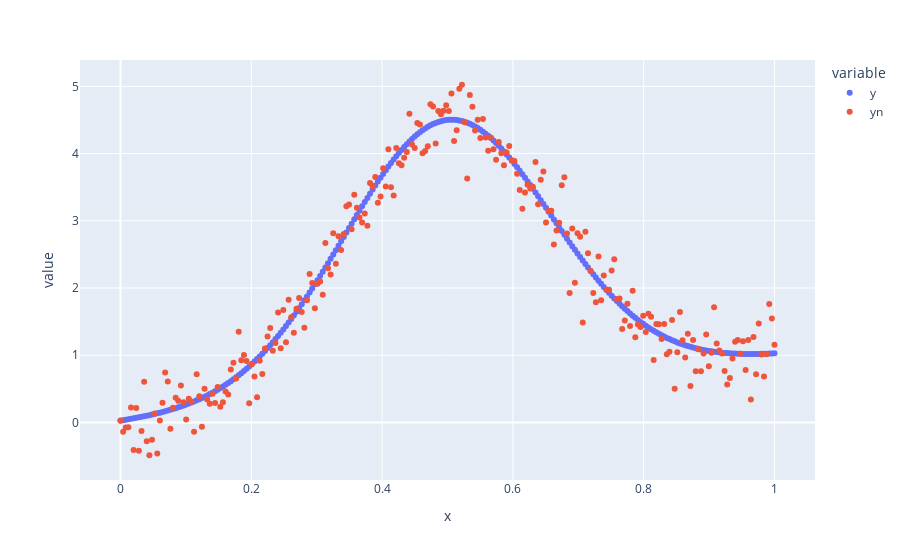

Write notebook code for a chart like this one.
### Code cell
px.scatter(df, x="x", y=["y", "yn"])

### Figure 1 — Plotly figure (JSON) as saved in the notebook; plotly's stock layout.template omitted (floating-point values rounded to 4 significant figures; data arrays with more than 128 entries replaced by an {"elided": "..."} marker saying what was removed)
{"data": [{"hovertemplate": "variable=y<br>x=%{x}<br>value=%{y}<extra></extra>", "legendgroup": "y", "marker": {"color": "#636efa", "symbol": "circle"}, "mode": "markers", "name": "y", "orientation": "v", "showlegend": true, "type": "scatter", "x": {"elided": "250 float values"}, "xaxis": "x", "y": {"elided": "250 float values"}, "yaxis": "y"}, {"hovertemplate": "variable=yn<br>x=%{x}<br>value=%{y}<extra></extra>", "legendgroup": "yn", "marker": {"color": "#EF553B", "symbol": "circle"}, "mode": "markers", "name": "yn", "orientation": "v", "showlegend": true, "type": "scatter", "x": {"elided": "250 float values"}, "xaxis": "x", "y": {"elided": "250 float values"}, "yaxis": "y"}], "layout": {"autosize": true, "legend": {"title": {"text": "variable"}, "tracegroupgap": 0}, "margin": {"t": 60}, "xaxis": {"anchor": "y", "autorange": true, "domain": [0, 1], "range": [-0.05876, 1.059], "title": {"text": "x"}, "type": "linear"}, "yaxis": {"anchor": "x", "autorange": true, "domain": [0, 1], "range": [-0.8799, 5.415], "title": {"text": "value"}, "type": "linear"}}}
